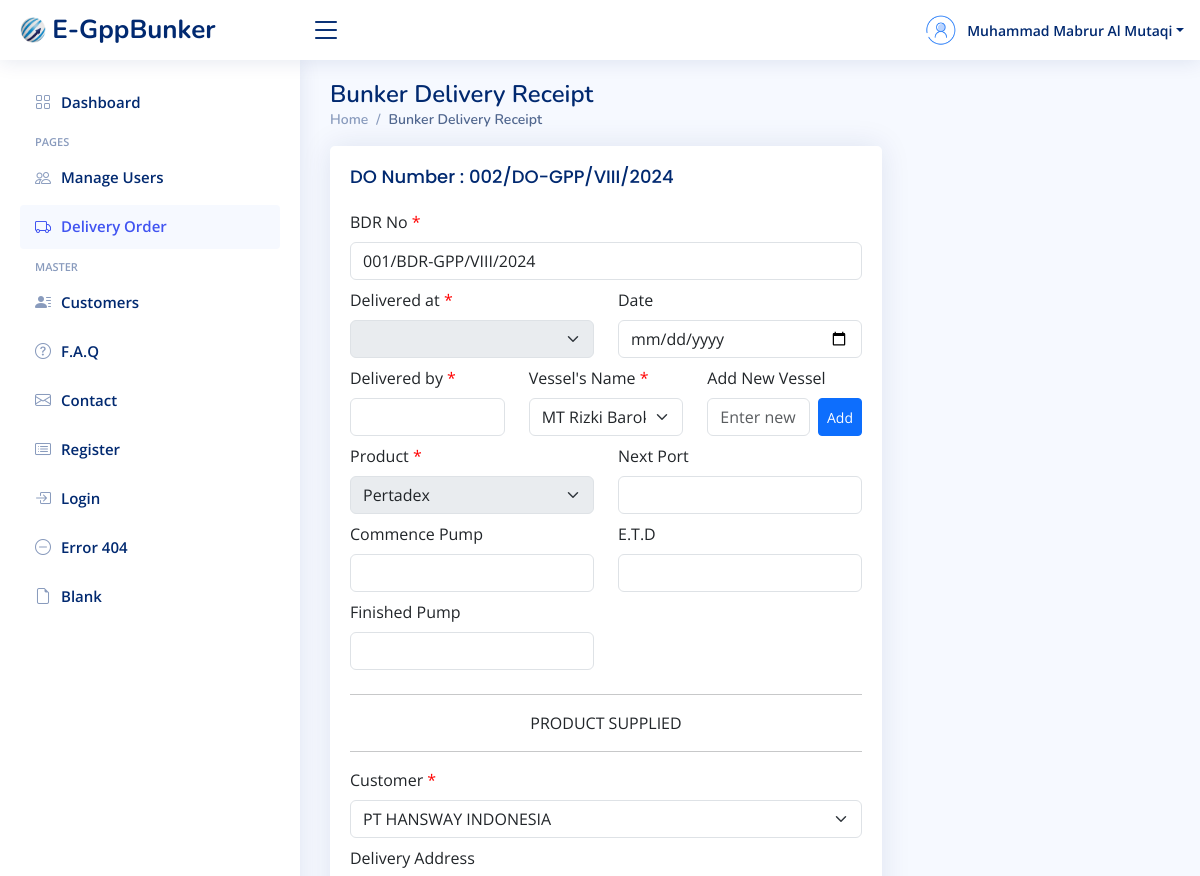
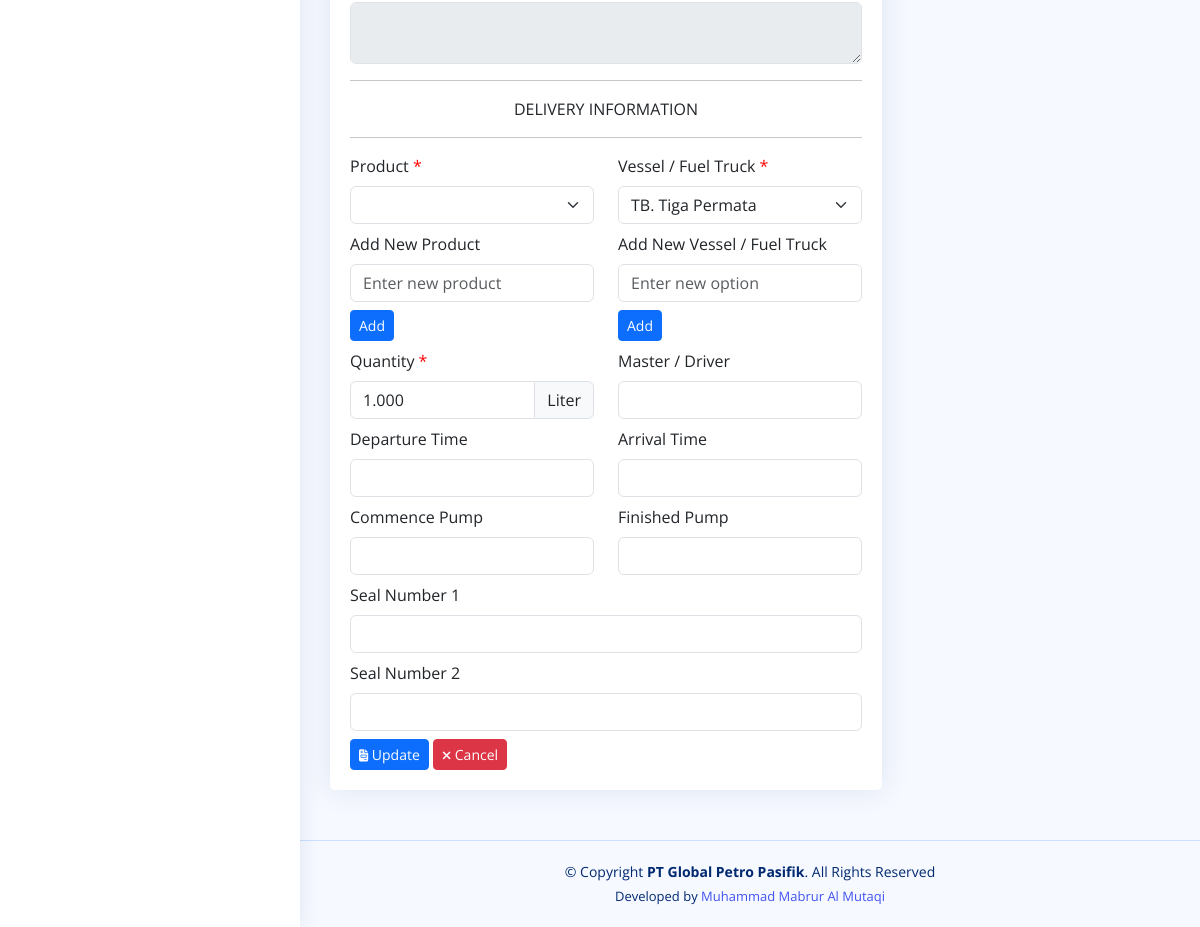
Before: /tambah-bdr.php?id_do=7 (signed in) with the older database file (2 pictures, top to bottom).
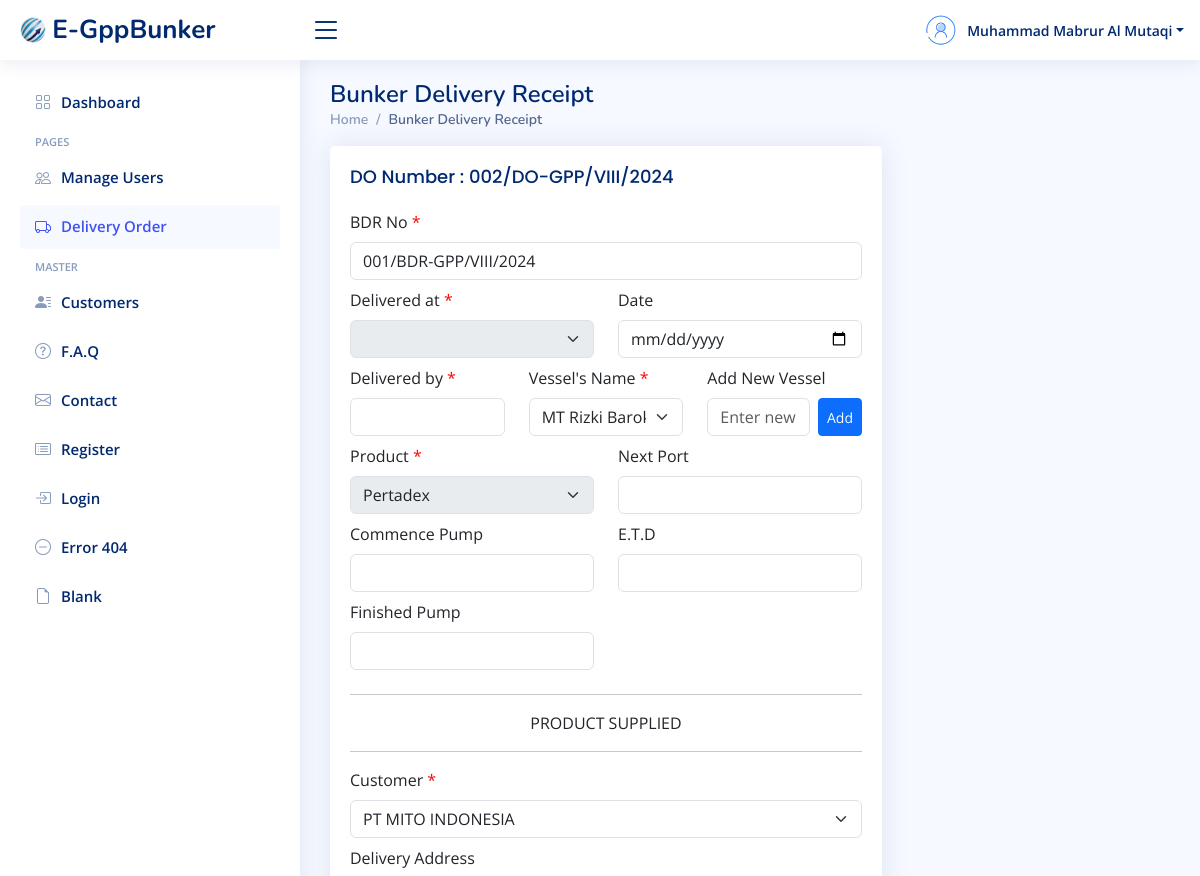
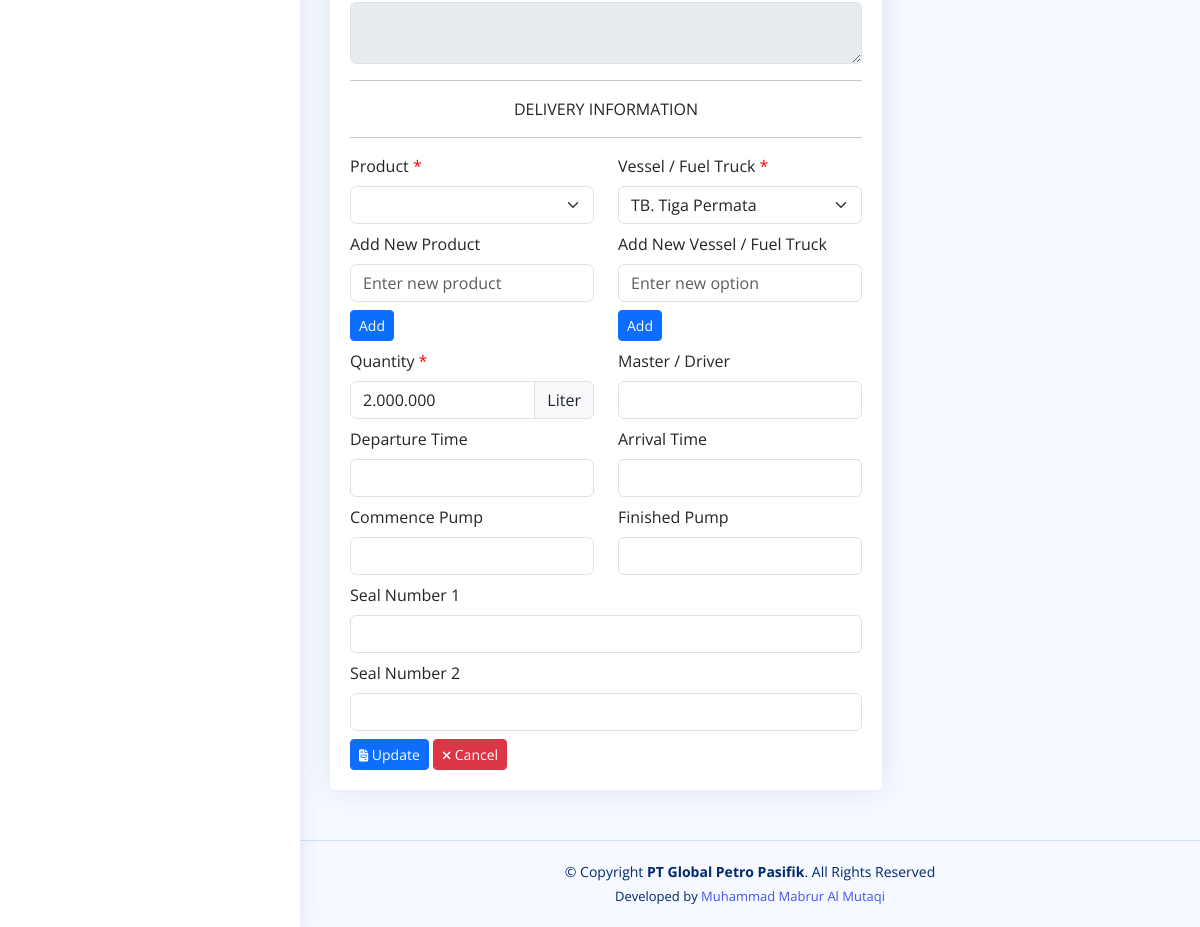
After: the same page with the newer database file (2 pictures, top to bottom).
### tables this page shows
CREATE TABLE `delivery_order` (
  `id_do` int(10) NOT NULL,
  `po_number` varchar(50) DEFAULT NULL,
  `do_number` varchar(50) NOT NULL,
  `do_date` date DEFAULT NULL,
  `customer_id` int(10) NOT NULL,
  `product` varchar(60) NOT NULL,
  `armada` varchar(60) NOT NULL,
  `quantity` bigint(15) NOT NULL,
  `driver` varchar(50) DEFAULT NULL,
  `departure_time` varchar(30) DEFAULT NULL,
  `arrival_time` varchar(30) DEFAULT NULL,
  `loading_port` varchar(50) NOT NULL,
  `discharging_port` varchar(50) NOT NULL,
  `commence_pump` varchar(30) DEFAULT NULL,
  `finished_pump` varchar(30) DEFAULT NULL,
  `seal_number1` varchar(30) DEFAULT NULL,
  `seal_number2` varchar(30) DEFAULT NULL
);

CREATE TABLE `customer` (
  `id_customer` int(10) NOT NULL,
  `customer_name` varchar(60) NOT NULL,
  `address` text NOT NULL
);

### koneksi.php (called while the page is built, shortened)
<?php
$host = "localhost";
$user = "root";
$pass = "78789898";
$db = "egppbunker";
$koneksi = mysqli_connect($host, $user, $pass, $db);
function query($query){
	global $koneksi;
	$result = mysqli_query($koneksi, $query);
	$rows = [];
	while ($row = mysqli_fetch_assoc($result) ) {
		$rows[] = $row;
	}
	return $rows;
}
 ?>

### tambah-bdr.php (the view, shortened to what the changed rows need)
<?php
    include "koneksi.php";
    $id_do = mysqli_real_escape_string($koneksi, $_GET['id_do']);
    $customer = query("SELECT * FROM customer");
    $delivery = query("SELECT * FROM delivery_order WHERE id_do=$id_do")[0];
?>
<!DOCTYPE html>
<html lang="en">
<?php
    include "layouts/head-css.php";
?>
<body>
  <main id="main" class="main">
    <div class="pagetitle">
      <h1>Bunker Delivery Receipt</h1>
    </div>
    <section class="section">
        <div class="row">
            <div class="col-lg-8">
                <div class="card">
                    <div class="card-body">
                        <h5 class="card-title">DO Number : <?= $delivery['do_number']?></h5>
                    <form action="" method="post">
                        <div class="mb-2">
                        </div>
                        <div class="row">
                        </div>
                        <div class="row">
                        </div>
                        <div class="row">
                        </div>
                        <div class="row">
                        </div>
                        <div class="row">
                        </div>
                        <div class="text-center">
                        </div>
                        <div class="mb-2">
                            <label for="customer_id" class="form-label">Customer <span id="x">*</span></label>
                            <select name="customer_id" id="customer_id" class="form-select" required>
                                <?php foreach($customer as $row) : ?>
                                    <option value="<?= $row['id_customer']?>" <?= ($row['id_customer'] == $delivery['customer_id']) ? 'selected' : '' ?>><?= $row['customer_name']?></option>
                                <?php endforeach;?>
                            </select>
                        </div>
                        <div class="mb-2">
                        </div>
                        <div class="text-center">
                        </div>
                        <div class="row">
                        </div>
                        <div class="row">
                            <div class="col-lg-6 col-md-6 col-sm-12">
                                <div class="mb-2">
                                    <div class="input-group mb-2">
                                        <input type="text" name="quantity" id="quantity" class="form-control" aria-label="Quantity" value="<?= number_format($delivery['quantity'], 0, '', '.') ?>" aria-describedby="basic-addon2">
                                        <span class="input-group-text" id="basic-addon2">Liter</span>
                                    </div>
                                </div>
                            </div>
                        </div>
                        <div class="row">
                        </div>
                        <div class="row">
                        </div>
                        <div class="mb-2">
                        </div>
                        <div class="mb-2">
                        </div>
                        <div class="text-left">
                        </div>
                    </form>
                    </div>
                </div>
            </div>
        </div>
    </section>
  </main>
</body>
</html>

Changed rows visible on the page:
changed delivery_order: customer_id "PT HANSWAY INDONESIA" → "PT MITO INDONESIA"; quantity "1.000" → "2.000.000"
